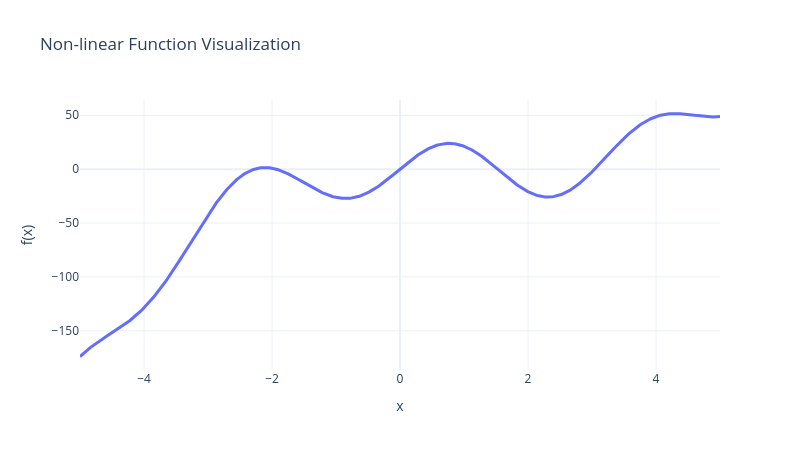

The code cell stored with this chart in its notebook:
### Markdown cell above
plot the function...

### Code cell
# Create input and output
x_true = np.linspace(start=-5, stop=5, num=1000)
y_true = fun(x_true)

# plot
plot_fun(x=x_true, y=y_true)

### Figure 1 — Plotly figure (JSON) as saved in the notebook; plotly's stock layout.template omitted (floating-point values rounded to 4 significant figures; data arrays with more than 128 entries replaced by an {"elided": "..."} marker saying what was removed)
{"data": [{"line": {"width": 3}, "mode": "lines", "name": "$f(x)$ (true function)", "x": {"elided": "1000 float values"}, "y": {"elided": "1000 float values"}, "type": "scatter"}], "layout": {"title": {"text": "Non-linear Function Visualization"}, "xaxis": {"title": {"text": "x"}}, "yaxis": {"title": {"text": "f(x)"}}, "width": 800, "height": 450}}
